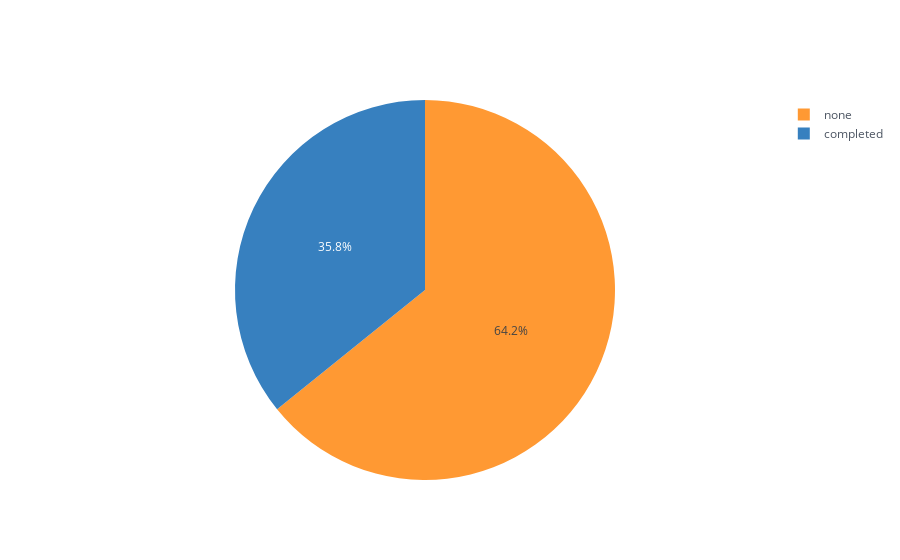

The notebook cell this image was saved under:
### Markdown cell above
Notemos que hay un 64.2% de alumnos que no completaron su preparación. Por lo que, se hará la prueba para ambos casos, para que las pruebas contemplen las mismas condiciones en los alumnos.

### Code cell
df["test preparation course"].value_counts().reset_index().iplot(kind="pie", labels="test preparation course", values="count")

### Figure 1 — Plotly figure (JSON) as saved in the notebook; plotly's stock layout.template omitted (floating-point values rounded to 4 significant figures)
{"data": [{"labels": ["none", "completed"], "marker": {"colors": ["rgba(255, 153, 51, 1.0)", "rgba(55, 128, 191, 1.0)"]}, "name": "", "type": "pie", "values": [642, 358]}], "layout": {"autosize": true, "legend": {"bgcolor": "#FFFFFF", "font": {"color": "#4D5663"}}, "paper_bgcolor": "#FFFFFF", "plot_bgcolor": "#FFFFFF", "title": {"font": {"color": "#4D5663"}}}}
